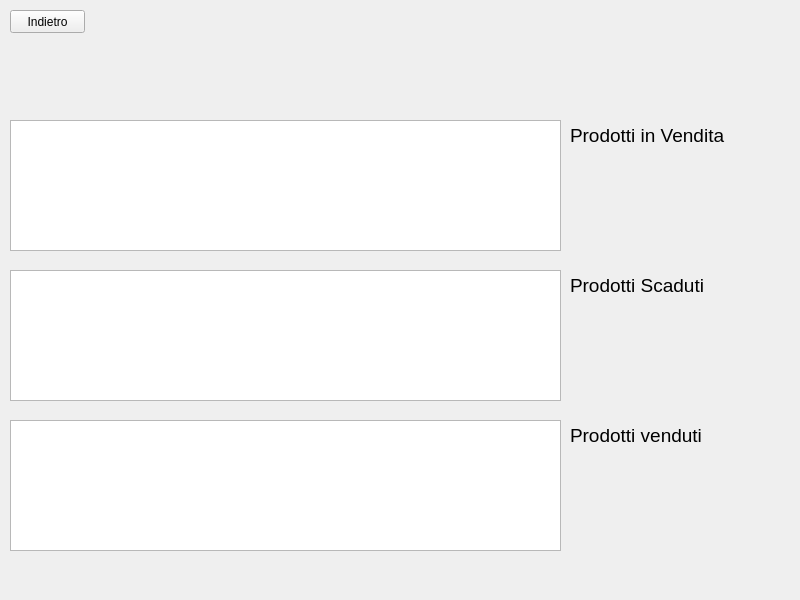
<?xml version="1.0" encoding="UTF-8"?>
<ui version="4.0">
 <class>LoginWindow</class>
 <widget class="QMainWindow" name="LoginWindow">
  <property name="geometry">
   <rect>
    <x>0</x>
    <y>0</y>
    <width>800</width>
    <height>600</height>
   </rect>
  </property>
  <property name="windowTitle">
   <string>MainWindow</string>
  </property>
  <widget class="QWidget" name="loginWidget">
   <widget class="QLabel" name="label_2">
    <property name="geometry">
     <rect>
      <x>570</x>
      <y>120</y>
      <width>171</width>
      <height>31</height>
     </rect>
    </property>
    <property name="font">
     <font>
      <pointsize>14</pointsize>
     </font>
    </property>
    <property name="text">
     <string>Prodotti in Vendita</string>
    </property>
   </widget>
   <widget class="QPushButton" name="pushButton_2">
    <property name="geometry">
     <rect>
      <x>10</x>
      <y>10</y>
      <width>75</width>
      <height>23</height>
     </rect>
    </property>
    <property name="text">
     <string>Indietro</string>
    </property>
   </widget>
   <widget class="QListWidget" name="ProdottiInVendita">
    <property name="geometry">
     <rect>
      <x>10</x>
      <y>120</y>
      <width>551</width>
      <height>131</height>
     </rect>
    </property>
   </widget>
   <widget class="QListWidget" name="prodottiScaduti">
    <property name="geometry">
     <rect>
      <x>10</x>
      <y>270</y>
      <width>551</width>
      <height>131</height>
     </rect>
    </property>
   </widget>
   <widget class="QListWidget" name="prodottiVenduti">
    <property name="geometry">
     <rect>
      <x>10</x>
      <y>420</y>
      <width>551</width>
      <height>131</height>
     </rect>
    </property>
   </widget>
   <widget class="QLabel" name="label_3">
    <property name="geometry">
     <rect>
      <x>570</x>
      <y>270</y>
      <width>171</width>
      <height>31</height>
     </rect>
    </property>
    <property name="font">
     <font>
      <pointsize>14</pointsize>
     </font>
    </property>
    <property name="text">
     <string>Prodotti Scaduti</string>
    </property>
   </widget>
   <widget class="QLabel" name="label_4">
    <property name="geometry">
     <rect>
      <x>570</x>
      <y>420</y>
      <width>171</width>
      <height>31</height>
     </rect>
    </property>
    <property name="font">
     <font>
      <pointsize>14</pointsize>
     </font>
    </property>
    <property name="text">
     <string>Prodotti venduti</string>
    </property>
   </widget>
  </widget>
 </widget>
 <resources/>
 <connections/>
</ui>
